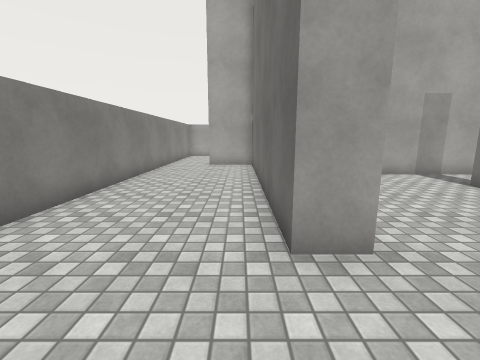
[1] (above)

18 first-person views from a walk through a Unity game level. The camera is 1.4 m above the floor, tilts 10° down and sees 90° across. The floor is counted in squares, 1 m on a side. Each view is taken from the middle of a square. On the plan, view 1 faces up. The plan holds only what a view shows up to about 13 squares ahead; the rest is blank. The place goes on beyond the plan. The player is left out. Surface patterns are stand-ins for the level's own textures.

[2]
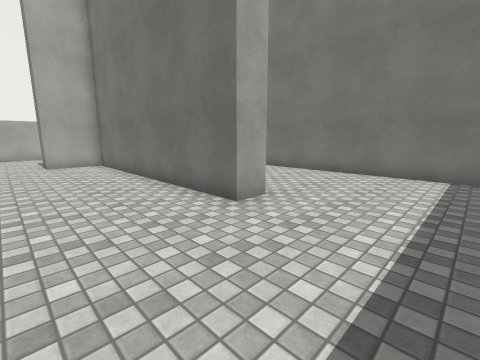

[3]
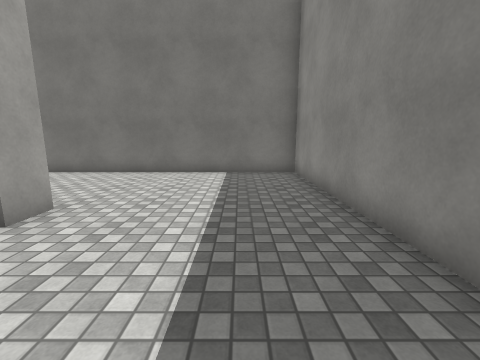

[4]
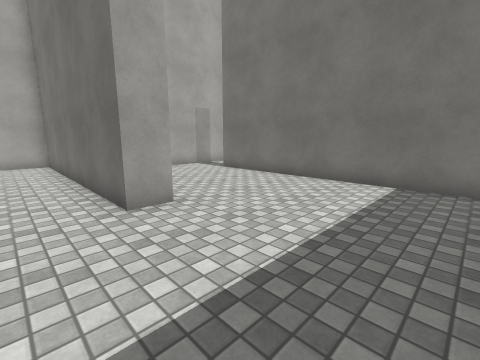

[5]
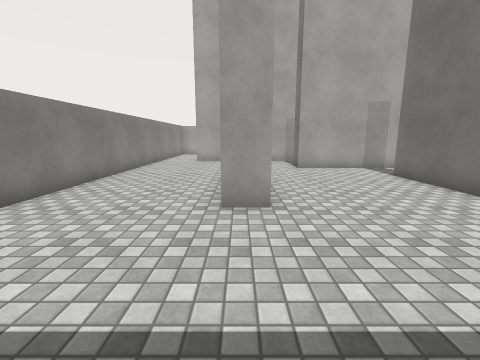

[6]
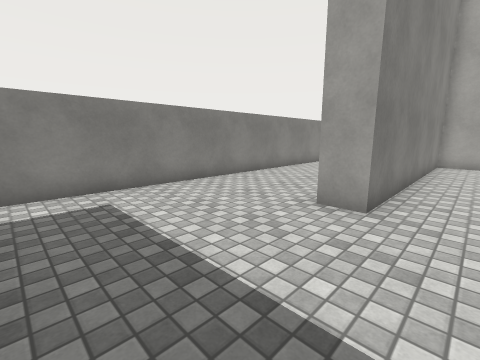

[7]
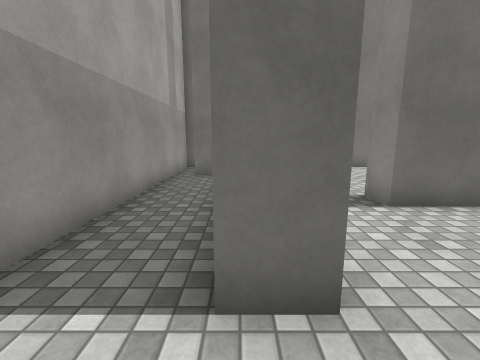

[8]
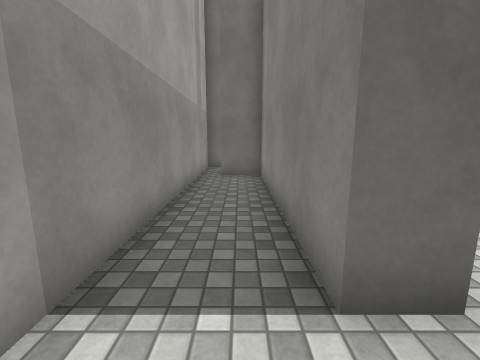

[9]
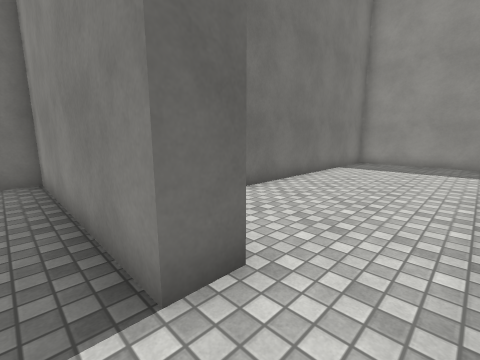

[10]
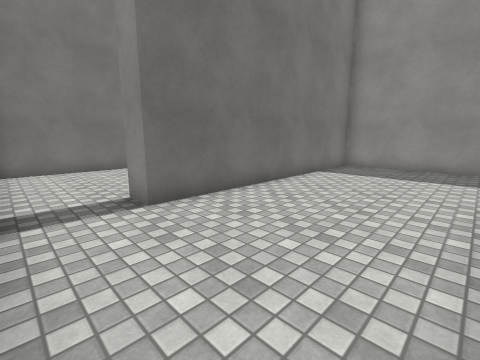

[11]
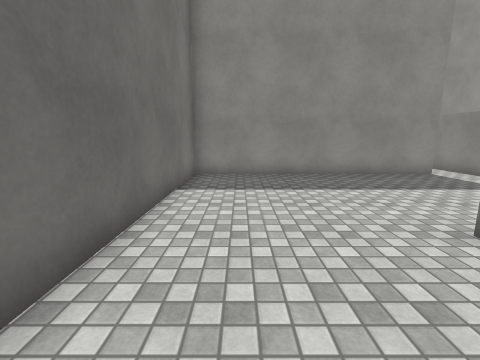

[12]
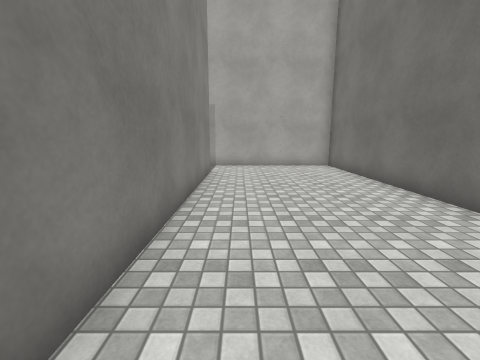

[13]
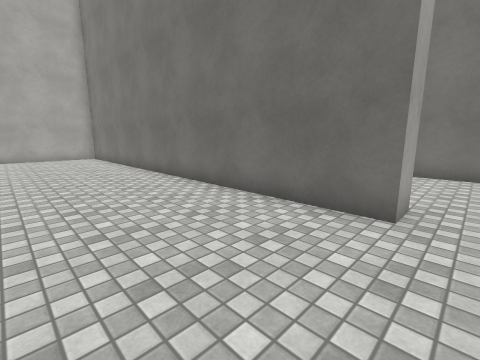

[14]
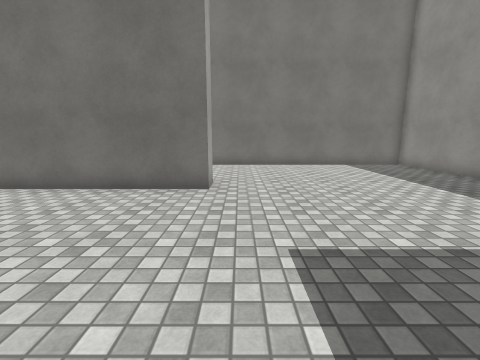

[15]
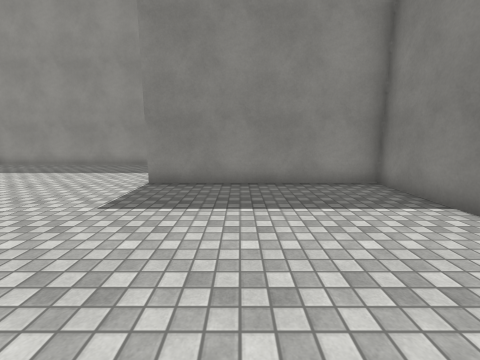

[16]
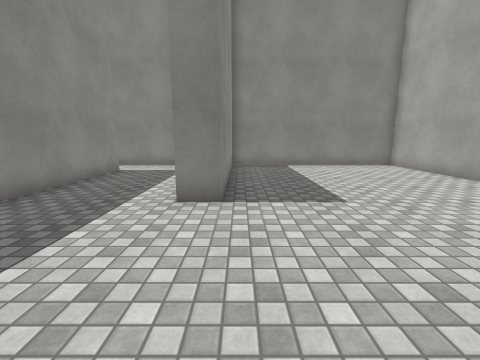

[17]
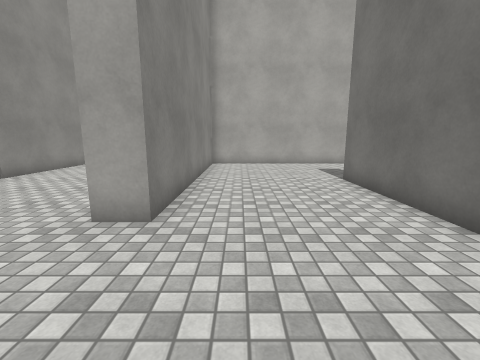

[18]
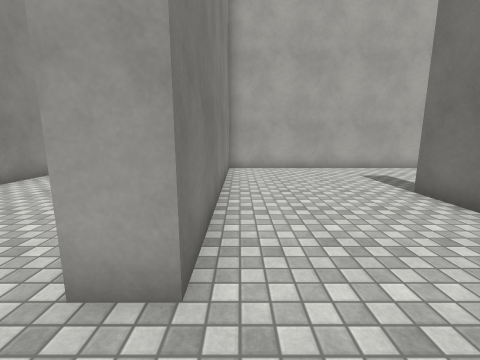

### Floor plan
Ten units are one square. View 1 is at (0, 0); x grows to the right and y downward. Boxes are objects, and circles mark ways between rooms. Rooms are numbered by the first view taken in them; rooms with no view inside come last. Other rooms are left out.
<svg viewBox="-43 -140 282 327">
<path fill="none" stroke="#000" d="M16 -86 16 -27 6 -27 6 -125 -16 -125 -16 -135M86 -92 37 -92M-25 33 68 33 68 -69 78 -69M-38 -132 -38 50M37 -92 37 -102 110 -102 110 -118M119 -125 16 -125 16 -86M74 42 27 42 27 124 99 124 99 135M116 173 195 173 195 39M234 -11 145 -11 145 81 135 81 135 -92 86 -92M27 152 27 182M78 -69 78 39M45 173 99 173"/>
<circle cx="25" cy="-95" r="3" fill="#2a7"/>
<circle cx="75" cy="-80" r="3" fill="#2a7"/>
<text x="20" y="-40">1</text>
<text x="50" y="-110">2</text>
<text x="130" y="60">3</text>
</svg>
Room 1 opens to room 2. Room 1 opens to room 3.

Where each view was taken, in squares from view 1:
view 1: 0 up, 0 right, facing up
view 2: 1 down, 3 left, facing up-right
view 3: 1 down, 3 left, facing right
view 4: 2 down, 1 left, facing up-right
view 5: 2 down, 1 right, facing up
view 6: 2 down, 3 right, facing up-left
view 7: 10 up, 2 right, facing right
view 8: 11 up, 2 right, facing right
view 9: 11 up, 2 right, facing down-right
view 10: 9 up, 2 right, facing down-right
view 11: 6 up, 5 right, facing down
view 12: 3 down, 9 right, facing up
view 13: 9 down, 9 right, facing up-right
view 14: 9 down, 7 right, facing right
view 15: 5 down, 7 right, facing down
view 16: 12 down, 15 right, facing left
view 17: 12 down, 16 right, facing up
view 18: 10 down, 15 right, facing up
